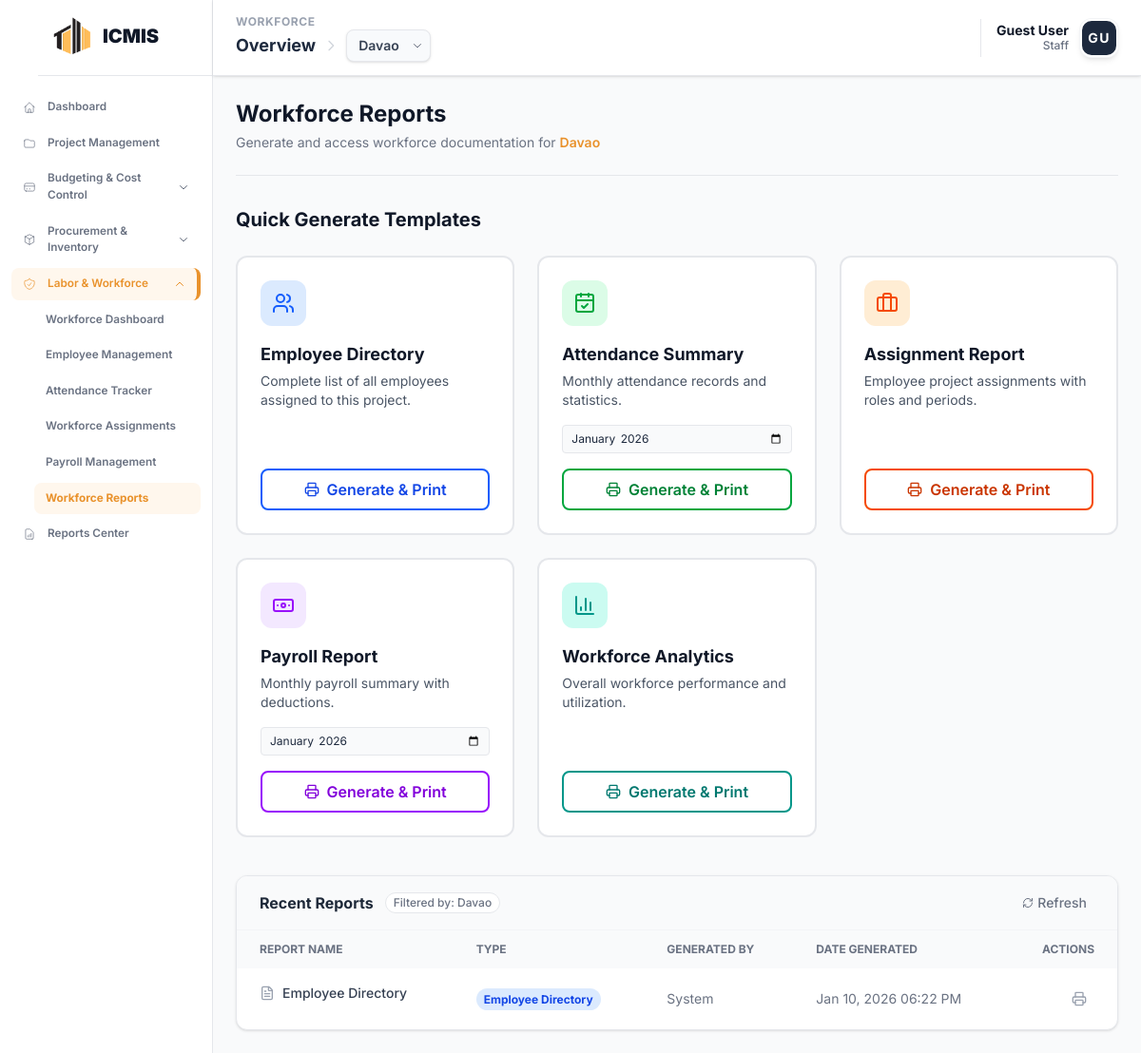
Page /modules/workforce/reports.php on the earlier database version.
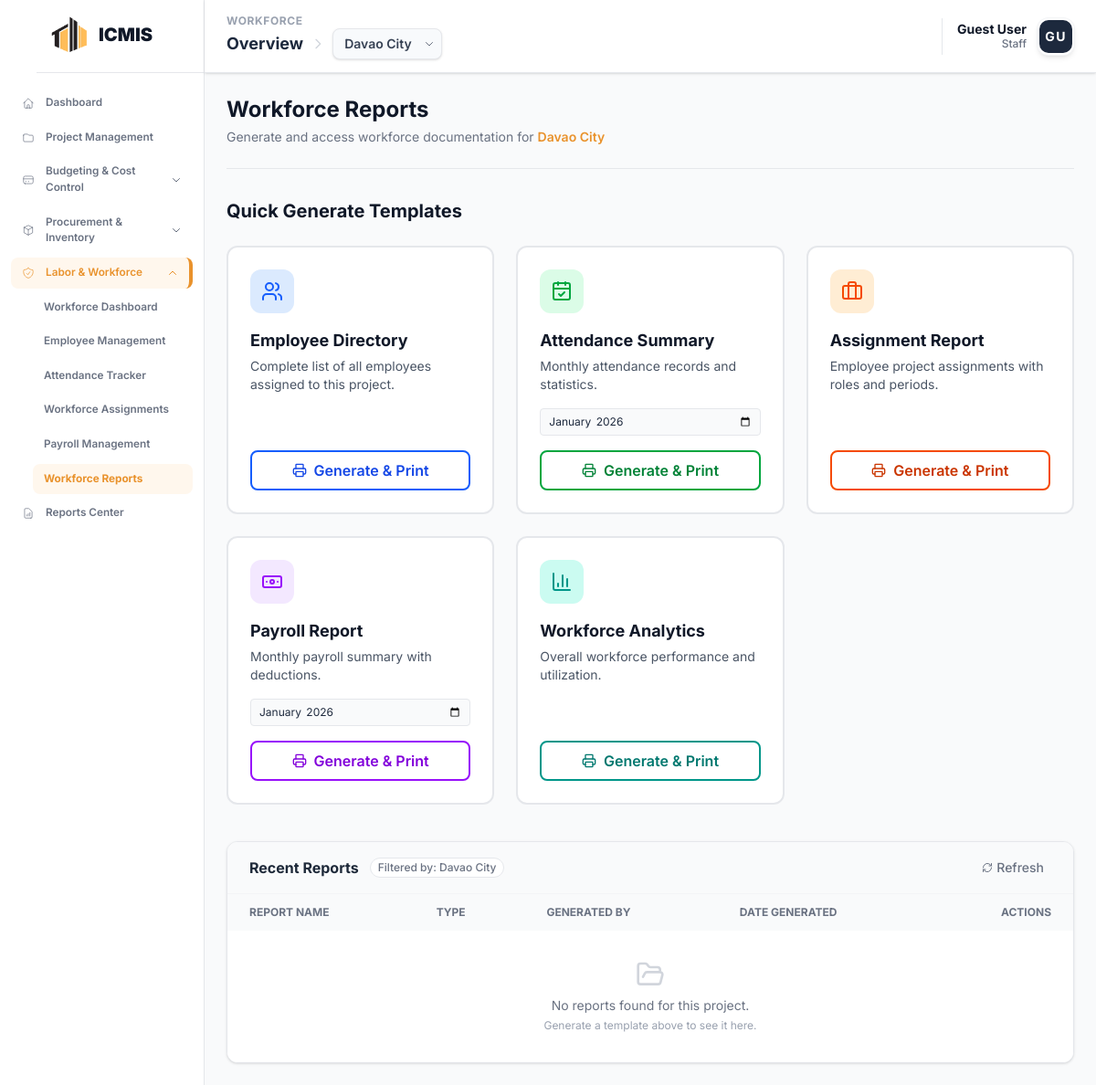
Same page on the later database version.
### tables this page shows
CREATE TABLE `icmis_projects` (
  `project_id` int NOT NULL,
  `project_code` varchar(20) NOT NULL,
  `project_name` varchar(255) NOT NULL,
  `description` text,
  `location` varchar(255) DEFAULT NULL,
  `status` enum('Planning','In Progress','Active','On Hold','Completed','Cancelled') DEFAULT 'Planning',
  `start_date` date DEFAULT NULL,
  `end_date` date DEFAULT NULL,
  `completion_rate` decimal(5,2) DEFAULT '0.00',
  `project_manager_id` int DEFAULT NULL,
  `total_budget` decimal(15,2) DEFAULT '0.00'
);

CREATE TABLE `workforce_generated_reports` (
  `report_id` int NOT NULL,
  `project_id` int DEFAULT NULL,
  `report_type` varchar(50) DEFAULT NULL,
  `report_name` varchar(255) DEFAULT NULL,
  `generated_by` varchar(100) DEFAULT NULL,
  `created_at` timestamp NULL DEFAULT CURRENT_TIMESTAMP
);

### modules/workforce/project_context.php (called while the page is built, shortened)
<?php
function getProjectContext($conn) {
    $sql = "SELECT project_id FROM icmis_projects WHERE project_id = 1";
    $result = $conn->query($sql);
    if ($result && $result->num_rows > 0) {
        return 1;
    }
    $sql = "SELECT project_id FROM icmis_projects ORDER BY project_id ASC LIMIT 1";
    $result = $conn->query($sql);
    if ($result && $result->num_rows > 0) {
        $row = $result->fetch_assoc();
        $project_id = intval($row['project_id']);
        return $project_id;
    }
    return 0;
}

### modules/workforce/reports.php (the view, shortened to what the changed rows need)
<?php
include __DIR__ . '/project_context.php';
$conn = getWorkforceConnection();
$selected_project_id = getProjectContext($conn);
$current_project_name = "No Project Selected";
if ($selected_project_id) {
    $stmt = $conn->prepare("SELECT project_name, project_code FROM icmis_projects WHERE project_id = ?");
    $stmt->bind_param("i", $selected_project_id);
    $stmt->execute();
    $res = $stmt->get_result();
    if ($row = $res->fetch_assoc()) {
        $current_project_name = $row['project_name'];
    }
}
$result = $conn->query("SELECT project_id, project_code, project_name FROM icmis_projects ORDER BY project_id DESC");
$recent_reports = [];
$tableExists = $conn->query("SHOW TABLES LIKE 'workforce_generated_reports'");
if ($tableExists && $tableExists->num_rows > 0 && $selected_project_id) {
    $report_sql = "SELECT report_id, report_type, report_name, project_id, generated_by, created_at
                   FROM workforce_generated_reports
                   WHERE project_id = ?
                   ORDER BY created_at DESC
                   LIMIT 50";
    $stmt = $conn->prepare($report_sql);
    $stmt->bind_param("i", $selected_project_id);
    $stmt->execute();
    $result = $stmt->get_result();
    while ($row = $result->fetch_assoc()) {
        $recent_reports[] = $row;
    }
}
?>
<!DOCTYPE html>
<html lang="en">
<head>
    <?php include __DIR__ . '/../../includes/head_assetsv2.php'; ?>
    </head>
<body class="bg-gray-50 text-slate-800">
    <div class="no-print">
        <?php
            include __DIR__ . '/../../includes/sidebar.php';
            include __DIR__ . '/../../includes/header.php';
        ?>
    </div>
    <main class="ml-56 mt-20 p-6 transition-all duration-300 animate-fade-in">
        <div class="max-w-7xl mx-auto">
            <div class="border-b border-gray-200 pb-6 mb-8 no-print">
                <div class="flex items-center justify-between">
                    <div>
                        <h1 class="text-2xl text-gray-900 font-bold">Workforce Reports</h1>
                        <p class="text-sm text-gray-500 mt-1">Generate and access workforce documentation for <span class="font-semibold text-[#e9922c]"><?php echo htmlspecialchars($current_project_name); ?></span></p>
                    </div>
                </div>
            </div>
            <div class="mb-10 no-print">
                <h2 class="text-xl font-bold text-gray-900 mb-6">Quick Generate Templates</h2>
            </div>
            <div class="bg-white border border-gray-200 rounded-xl overflow-hidden shadow-sm">
                <div class="px-6 py-4 border-b border-gray-100 flex justify-between items-center bg-gray-50 no-print">
                    <div class="flex items-center gap-3">
                        <h3 class="font-bold text-gray-800">Recent Reports</h3>
                        <?php if($selected_project_id): ?>
                        <span class="text-xs font-medium text-gray-500 bg-white border border-gray-200 px-2 py-0.5 rounded-full">
                            Filtered by: <?php echo htmlspecialchars($current_project_name); ?>
                        </span>
                        <?php endif; ?>
                    </div>
                </div>
                <div class="overflow-x-auto">
                    <table class="w-full text-left border-collapse">
                        <thead class="bg-gray-50 text-xs uppercase text-gray-500 font-semibold">
                            <tr>
                                <th class="px-6 py-3">Report Name</th>
                                <th class="px-6 py-3">Type</th>
                                <th class="px-6 py-3">Generated By</th>
                                <th class="px-6 py-3">Date Generated</th>
                                <th class="px-6 py-3 text-right">Actions</th>
                            </tr>
                        </thead>
                        <tbody class="divide-y divide-gray-100 text-sm">
                            <?php if(empty($recent_reports)): ?>
                            <tr>
                                <td colspan="5" class="px-6 py-8 text-center text-gray-500 bg-white">
                                    <div class="flex flex-col items-center">
                                        <i data-lucide="folder-open" class="w-8 h-8 text-gray-300 mb-2"></i>
                                        <p>No reports found for this project.</p>
                                        <p class="text-xs text-gray-400 mt-1">Generate a template above to see it here.</p>
                                    </div>
                                </td>
                            </tr>
                            <?php else: ?>
                            <?php foreach($recent_reports as $report): ?>
                            <tr class="hover:bg-gray-50 transition">
                                <td class="px-6 py-4 font-medium text-gray-700 flex items-center">
                                    <i data-lucide="file-text" class="w-4 h-4 text-gray-400 mr-2 no-print"></i>
                                    <?php echo htmlspecialchars($report['report_name'] ?? 'Untitled Report'); ?>
                                </td>
                                <td class="px-6 py-4">
                                    <?php
                                        $colors = [
                                            'employee-directory' => 'blue',
                                            'attendance-summary' => 'green',
                                            'assignment-report' => 'orange',
                                            'payroll-report' => 'purple',
                                            'workforce-analytics' => 'teal'
                                        ];
                                        $type = $report['report_type'] ?? 'default';
                                        $color = $colors[$type] ?? 'gray';
                                    ?>
                                    <span class="px-2 py-1 rounded-full text-xs font-bold bg-<?php echo $color; ?>-100 text-<?php echo $color; ?>-700 capitalize">
                                        <?php echo str_replace('-', ' ', $type); ?>
                                    </span>
                                </td>
                                <td class="px-6 py-4 text-gray-500"><?php echo htmlspecialchars($report['generated_by'] ?? 'System'); ?></td>
                                <td class="px-6 py-4 text-gray-500">
                                    <?php echo htmlspecialchars(date('M d, Y h:i A', strtotime($report['created_at'] ?? 'now'))); ?>
                                </td>
                                <td class="px-6 py-4 text-right space-x-2">
                                    <button onclick="generateReport('<?php echo $report['report_type']; ?>')" class="generate-btn p-2 text-gray-400 hover:text-[#e9922c] hover:bg-orange-50 rounded-full transition" title="Print Again">
                                        <i data-lucide="printer" class="w-4 h-4"></i>
                                    </button>
                                </td>
                            </tr>
                            <?php endforeach; ?>
                            <?php endif; ?>
                        </tbody>
                    </table>
                </div>
            </div>
        </div>
    </main>
</body>
</html>

### includes/header.php (shortened to what the changed rows need)
<?php
$current_uri = $_SERVER['REQUEST_URI'];
$current_file = basename($_SERVER['PHP_SELF']);
if (!isset($show_project_selector)) {
    $show_project_selector = (
        strpos($current_uri, '/modules/budget/') !== false ||
        strpos($current_uri, '/modules/procurement/') !== false ||
        strpos($current_uri, '/modules/workforce/') !== false ||
        strpos($current_uri, '/modules/reports/') !== false ||
        $current_file === 'dashboard.php'
    );
}
$header_projects = [];
$header_project_id = 0;
if ($show_project_selector) {
    $header_project_id = $_SESSION['selected_project_id'] ?? 0;
    if (isset($conn) && $conn instanceof mysqli) {
        $h_sql = "SELECT project_id, project_code, project_name FROM icmis_projects ORDER BY project_id DESC";
        $h_result = $conn->query($h_sql);
        if ($h_result && $h_result->num_rows > 0) {
            while ($row = $h_result->fetch_assoc()) {
                $header_projects[] = $row;
            }
        }
    }
}
?>
<header class="bg-white border-b border-gray-200 shadow-sm px-6 py-4 fixed top-0 left-56 right-0 z-50 h-20 flex items-center justify-between">
    <div class="flex items-center gap-4">
        <div class="flex flex-col">
            <div class="flex items-center gap-2">
                <?php if ($show_project_selector): ?>
                    <div class="relative group">
                        <?php if (!empty($header_projects)): ?>
                            <select onchange="changeHeaderProject(this.value)" class="appearance-none bg-slate-50 border border-gray-200 hover:border-[#e9922c] text-gray-700 text-sm font-semibold rounded-lg pl-3 pr-8 py-1.5 cursor-pointer focus:outline-none focus:ring-2 focus:ring-[#e9922c] focus:border-transparent transition-all shadow-sm">
                                <?php foreach ($header_projects as $proj): ?>
                                    <option value="<?php echo $proj['project_id']; ?>" <?php echo ($proj['project_id'] == $header_project_id) ? 'selected' : ''; ?>>
                                        <?php echo htmlspecialchars($proj['project_name']); ?>
                                    </option>
                                <?php endforeach; ?>
                            </select>
                        <?php else: ?>
                            <select class="appearance-none bg-slate-50 border border-gray-200 text-gray-400 text-sm font-semibold rounded-lg pl-3 pr-8 py-1.5 cursor-not-allowed shadow-sm" disabled>
                                <option selected>No Projects</option>
                            </select>
                        <?php endif; ?>
                        <div class="pointer-events-none absolute inset-y-0 right-0 flex items-center px-2 text-gray-500">
                        </div>
                    </div>
                <?php endif; ?>
            </div>
        </div>
    </div>
</header>

Differences in the rows shown:
removed icmis_projects: project_name "Davao"
removed workforce_generated_reports: report_name "Employee Directory", report_type "Employee Directory", generated_by "System", created_at "Jan 10, 2026 06:22 PM"
added icmis_projects: project_name "Davao City"
Other differences:
form field value: "Davao" → "Davao City"
text now shown: "No reports found for this project. Generate a template above to see it here."
